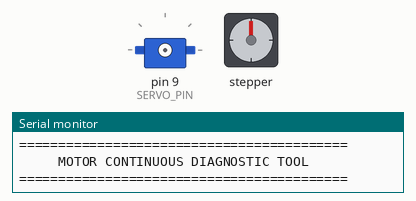
The sketch below on a simulated Arduino Uno, built with avr-gcc and run on an emulated ATmega328P. Shown: servo, stepper motor, the last lines printed to the serial monitor. Stepper angles assume 2048 steps per turn.

Above: at 0.1 s.
At 2.1 s:
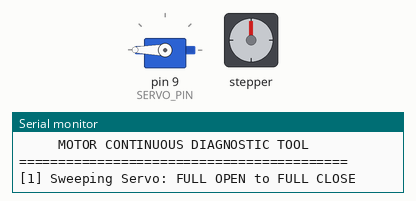
At 3.75 s:
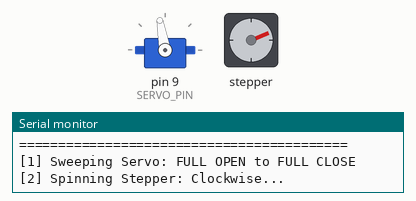
At 5.45 s:
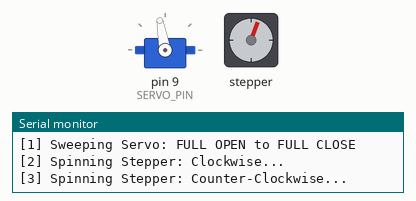
Timing chart, 0 to 11.1 s (numbered marks = the images above):
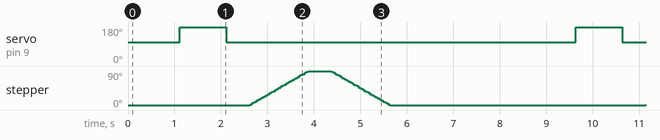

Measured:
- by itself, servo on pin 9 (SERVO_PIN): alternates 180° for 1.0 s and 100° for 7.5 s
- by itself, stepper: turns 90° clockwise in 1.3 s, then 90° counter-clockwise in 1.3 s, repeating every 8.5 s

The sketch:

MotorDiag.ino
```cpp
#include <Servo.h>
#include <Stepper.h>

// --- PIN DEFINITIONS ---
#define STEPPER_IN1 8
#define STEPPER_IN3 7
#define STEPPER_IN2 6
#define STEPPER_IN4 5

#define SERVO_PIN 9
#define STEPS_PER_REV 2048

// Notice the pin order: IN1, IN3, IN2, IN4
Stepper stepper(STEPS_PER_REV, STEPPER_IN1, STEPPER_IN3, STEPPER_IN2, STEPPER_IN4);
Servo flapServo;

void setup() {
  Serial.begin(9600);
  while (!Serial) { ; }

  Serial.println("==========================================");
  Serial.println("     MOTOR CONTINUOUS DIAGNOSTIC TOOL     ");
  Serial.println("==========================================");

  stepper.setSpeed(12); // 12 RPM
}

void loop() {
  // --- 1. SERVO TEST ---
  Serial.println("\n[1] Sweeping Servo: FULL OPEN to FULL CLOSE");
  flapServo.attach(SERVO_PIN);
  flapServo.write(100);  // Close
  delay(1000);
  flapServo.write(180);  // Open wide
  delay(1000);
  flapServo.write(100);  // Close
  delay(500);
  flapServo.detach();

  // --- 2. STEPPER TEST ---
  Serial.println("[2] Spinning Stepper: Clockwise...");
  stepper.step(512); // Quarter turn clockwise
  delay(500);

  Serial.println("[3] Spinning Stepper: Counter-Clockwise...");
  stepper.step(-512); // Quarter turn counter-clockwise

  // Turn off stepper coils to prevent heat
  digitalWrite(STEPPER_IN1, LOW);
  digitalWrite(STEPPER_IN2, LOW);
  digitalWrite(STEPPER_IN3, LOW);
  digitalWrite(STEPPER_IN4, LOW);

  Serial.println("Cycle Complete. Repeating in 3 seconds...");
  delay(3000);
}
```
